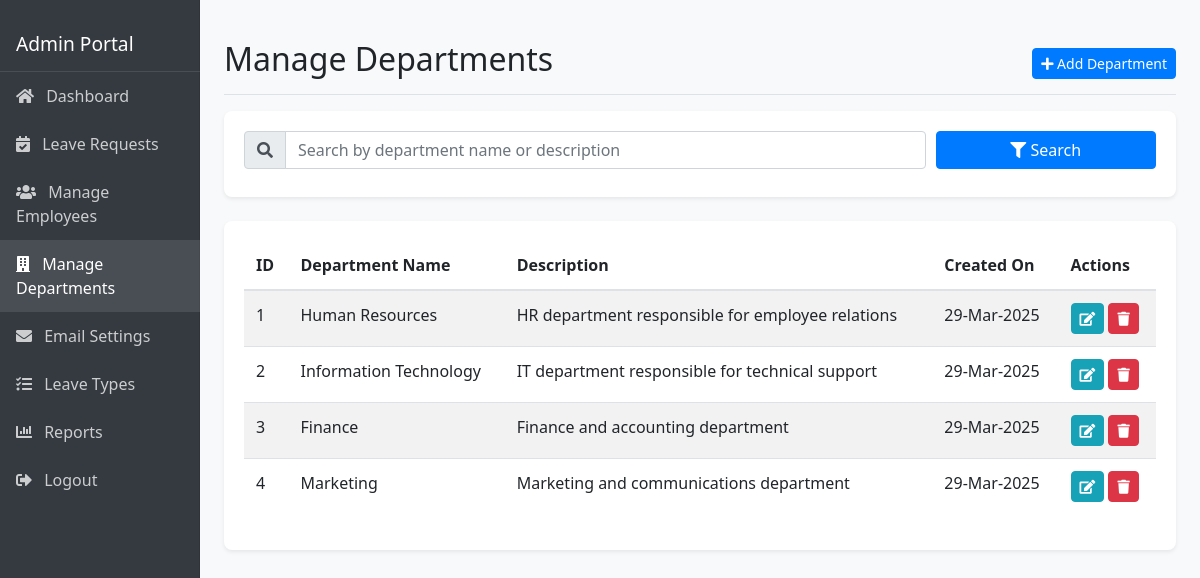
/admin/manage_departments.php (signed in), run on the app's committed database.
### tables this page shows
CREATE TABLE `departments` (
  `DepartmentID` int(11) NOT NULL,
  `DepartmentName` varchar(100) NOT NULL,
  `Description` text DEFAULT NULL,
  `CreatedAt` timestamp NOT NULL DEFAULT current_timestamp()
);

### admin/manage_departments.php (the view, shortened to what this page needs)
<?php
include "../includes/dbconnect.php";
$page = isset($_GET['page']) ? intval($_GET['page']) : 1;
$itemsPerPage = 10;
$offset = ($page - 1) * $itemsPerPage;
$searchTerm = isset($_GET['search']) ? mysqli_real_escape_string($conn, $_GET['search']) : '';
$query = "SELECT * FROM departments WHERE 1=1";
$query .= " ORDER BY DepartmentID LIMIT $offset, $itemsPerPage";
$result = mysqli_query($conn, $query);
?>
<!DOCTYPE html>
<html lang="en">
<head>
    <link rel="stylesheet" href="https://stackpath.bootstrapcdn.com/bootstrap/4.5.2/css/bootstrap.min.css">
    <link rel="stylesheet" href="https://cdnjs.cloudflare.com/ajax/libs/font-awesome/5.15.3/css/all.min.css">
    <link rel="stylesheet" href="css/admin_dashboard.css">
</head>
<body>
    <div class="container-fluid">
        <div class="row">
            <nav class="col-md-2 d-none d-md-block bg-dark sidebar">
                <div class="sidebar-sticky">
                    <div class="sidebar-header">
                        <h3>Admin Portal</h3>
                    </div>
                    <ul class="nav flex-column">
                        <li class="nav-item">
                            <a class="nav-link" href="dashboard.php">
                                <i class="fas fa-home"></i> Dashboard
                            </a>
                        </li>
                        <li class="nav-item">
                            <a class="nav-link" href="leave_requests.php">
                                <i class="fas fa-calendar-check"></i> Leave Requests
                            </a>
                        </li>
                        <li class="nav-item">
                            <a class="nav-link" href="manage_employees.php">
                                <i class="fas fa-users"></i> Manage Employees
                            </a>
                        </li>
                        <li class="nav-item">
                            <a class="nav-link active" href="manage_departments.php">
                                <i class="fas fa-building"></i> Manage Departments
                            </a>
                        </li>
                        <li class="nav-item">
                            <a class="nav-link" href="email_settings.php">
                                <i class="fas fa-envelope"></i> Email Settings
                            </a>
                        </li>
                        <li class="nav-item">
                            <a class="nav-link" href="leave_types.php">
                                <i class="fas fa-tasks"></i> Leave Types
                            </a>
                        </li>
                        <li class="nav-item">
                            <a class="nav-link" href="reports.php">
                                <i class="fas fa-chart-bar"></i> Reports
                            </a>
                        </li>
                        <li class="nav-item">
                            <a class="nav-link" href="../logout.php">
                                <i class="fas fa-sign-out-alt"></i> Logout
                            </a>
                        </li>
                    </ul>
                </div>
            </nav>
            <main role="main" class="col-md-10 ml-sm-auto px-4">
                <div class="d-flex justify-content-between flex-wrap flex-md-nowrap align-items-center pt-3 pb-2 mb-3 border-bottom">
                    <h1 class="h2">Manage Departments</h1>
                    <div class="btn-toolbar mb-2 mb-md-0">
                        <button type="button" class="btn btn-sm btn-primary" data-toggle="modal" data-target="#addDepartmentModal">
                            <i class="fas fa-plus"></i> Add Department
                        </button>
                    </div>
                </div>
                <div class="card mb-4">
                    <div class="card-body">
                        <form method="get" class="form-row align-items-center">
                            <div class="col-md-9 mb-2">
                                <div class="input-group">
                                    <div class="input-group-prepend">
                                        <div class="input-group-text"><i class="fas fa-search"></i></div>
                                    </div>
                                    <input type="text" class="form-control" id="search" name="search" placeholder="Search by department name or description" value="<?php echo $searchTerm; ?>">
                                </div>
                            </div>
                            <div class="col-md-3 mb-2">
                                <button type="submit" class="btn btn-primary btn-block">
                                    <i class="fas fa-filter"></i> Search
                                </button>
                            </div>
                        </form>
                    </div>
                </div>
                <div class="card">
                    <div class="card-body">
                        <div class="table-responsive">
                            <table class="table table-striped">
                                <thead>
                                    <tr>
                                        <th>ID</th>
                                        <th>Department Name</th>
                                        <th>Description</th>
                                        <th>Created On</th>
                                        <th>Actions</th>
                                    </tr>
                                </thead>
                                <tbody>
                                    <?php if (mysqli_num_rows($result) > 0): ?>
                                    <?php while ($row = mysqli_fetch_assoc($result)): ?>
                                    <tr>
                                        <td><?php echo $row['DepartmentID']; ?></td>
                                        <td><?php echo htmlspecialchars($row['DepartmentName']); ?></td>
                                        <td><?php echo htmlspecialchars($row['Description'] ?? 'No description'); ?></td>
                                        <td><?php echo date('d-M-Y', strtotime($row['CreatedAt'])); ?></td>
                                        <td>
                                            <button class="btn btn-sm btn-info edit-btn"
                                                    data-toggle="modal"
                                                    data-target="#editDepartmentModal"
                                                    data-id="<?php echo $row['DepartmentID']; ?>"
                                                    data-name="<?php echo htmlspecialchars($row['DepartmentName']); ?>"
                                                    data-description="<?php echo htmlspecialchars($row['Description'] ?? ''); ?>">
                                                <i class="fas fa-edit"></i>
                                            </button>
                                            <button class="btn btn-sm btn-danger delete-btn"
                                                    data-toggle="modal"
                                                    data-target="#deleteModal"
                                                    data-id="<?php echo $row['DepartmentID']; ?>"
                                                    data-name="<?php echo htmlspecialchars($row['DepartmentName']); ?>">
                                                <i class="fas fa-trash"></i>
                                            </button>
                                        </td>
                                    </tr>
                                    <?php endwhile; ?>
                                    <?php else: ?>
                                    <tr>
                                        <td colspan="5" class="text-center">No departments found</td>
                                    </tr>
                                    <?php endif; ?>
                                </tbody>
                            </table>
                        </div>
                    </div>
                </div>
            </main>
        </div>
    </div>
</body>
</html>

### admin/css/admin_dashboard.css (style rules this page uses)
body { font-family: 'Segoe UI', Tahoma, Geneva, Verdana, sans-serif; background-color: #f8f9fa; }
.sidebar { position: fixed; top: 0; bottom: 0; left: 0; z-index: 100; padding: 0; box-shadow: inset -1px 0 0 rgba(0, 0, 0, .1); }
.sidebar-sticky { position: relative; top: 0; height: calc(100vh - 48px); padding-top: 1rem; overflow-x: hidden; overflow-y: auto; }
.sidebar-header { padding: 1rem; border-bottom: 1px solid rgba(255, 255, 255, 0.1); }
.sidebar-header h3 { color: #fff; font-size: 1.2rem; margin: 0; }
.sidebar .nav-link { font-weight: 500; color: rgba(255, 255, 255, 0.75); padding: 0.75rem 1rem; }
.sidebar .nav-link.active { color: #fff; background-color: rgba(255, 255, 255, 0.1); }
.sidebar .nav-link i { margin-right: 0.5rem; }
main { padding-top: 1.5rem; }
.card { margin-bottom: 1.5rem; border: none; border-radius: 0.5rem; box-shadow: 0 0.125rem 0.25rem rgba(0, 0, 0, 0.075); transition: transform 0.2s ease-in-out; }
.table th { font-weight: 600; border-top: none; }
.btn { border-radius: 0.25rem; font-weight: 500; }
.btn-sm { padding: 0.25rem 0.5rem; font-size: 0.875rem; }

### data on the page
departments: DepartmentID "1", DepartmentName "Human Resources", Description "HR department responsible for employee relations", CreatedAt "29-Mar-2025"
departments: DepartmentID "2", DepartmentName "Information Technology", Description "IT department responsible for technical support", CreatedAt "29-Mar-2025"
departments: DepartmentID "3", DepartmentName "Finance", Description "Finance and accounting department", CreatedAt "29-Mar-2025"
departments: DepartmentID "4", DepartmentName "Marketing", Description "Marketing and communications department", CreatedAt "29-Mar-2025"
